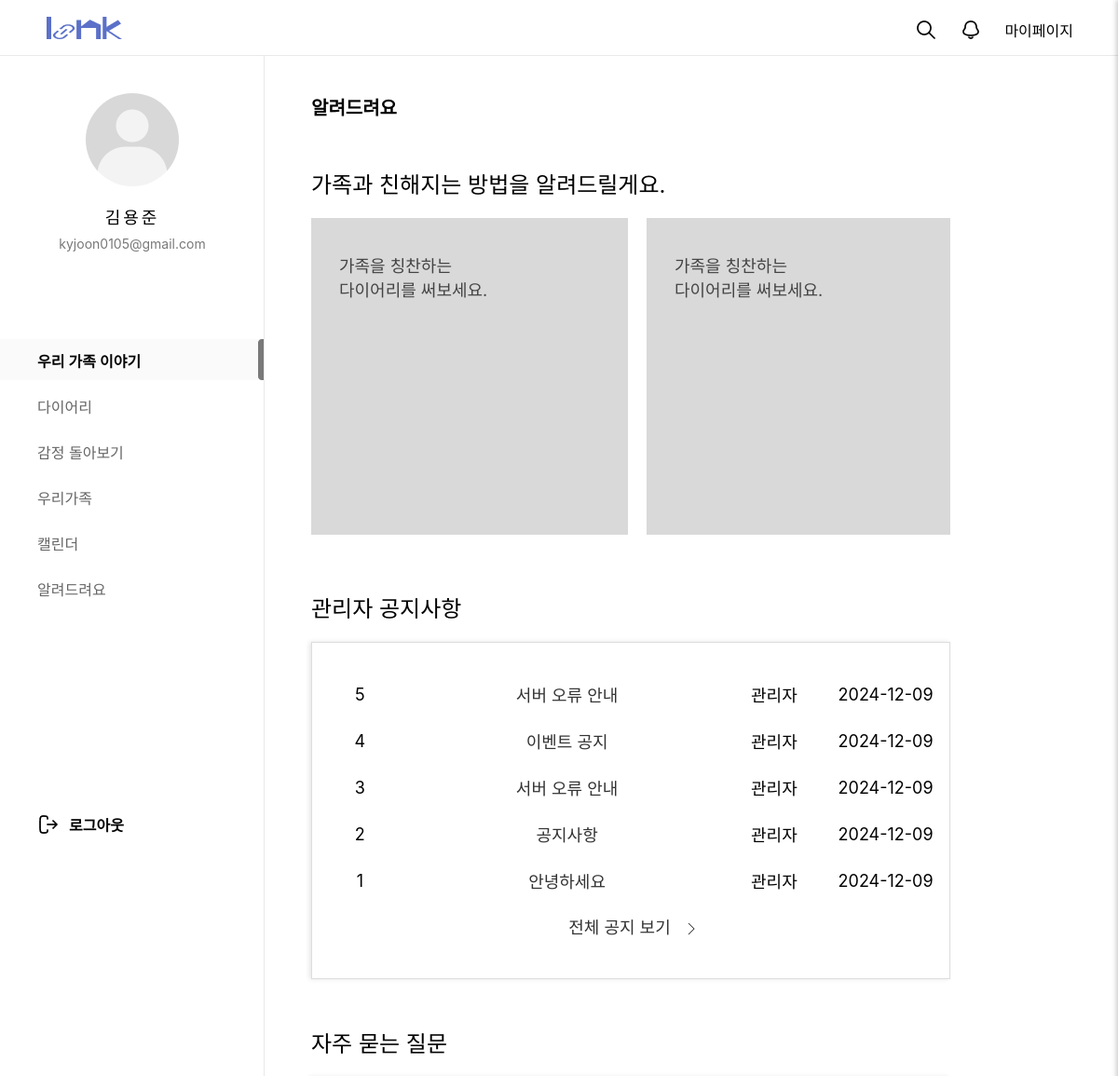
/customer/ (upper part), run on an earlier commit of the app's database.
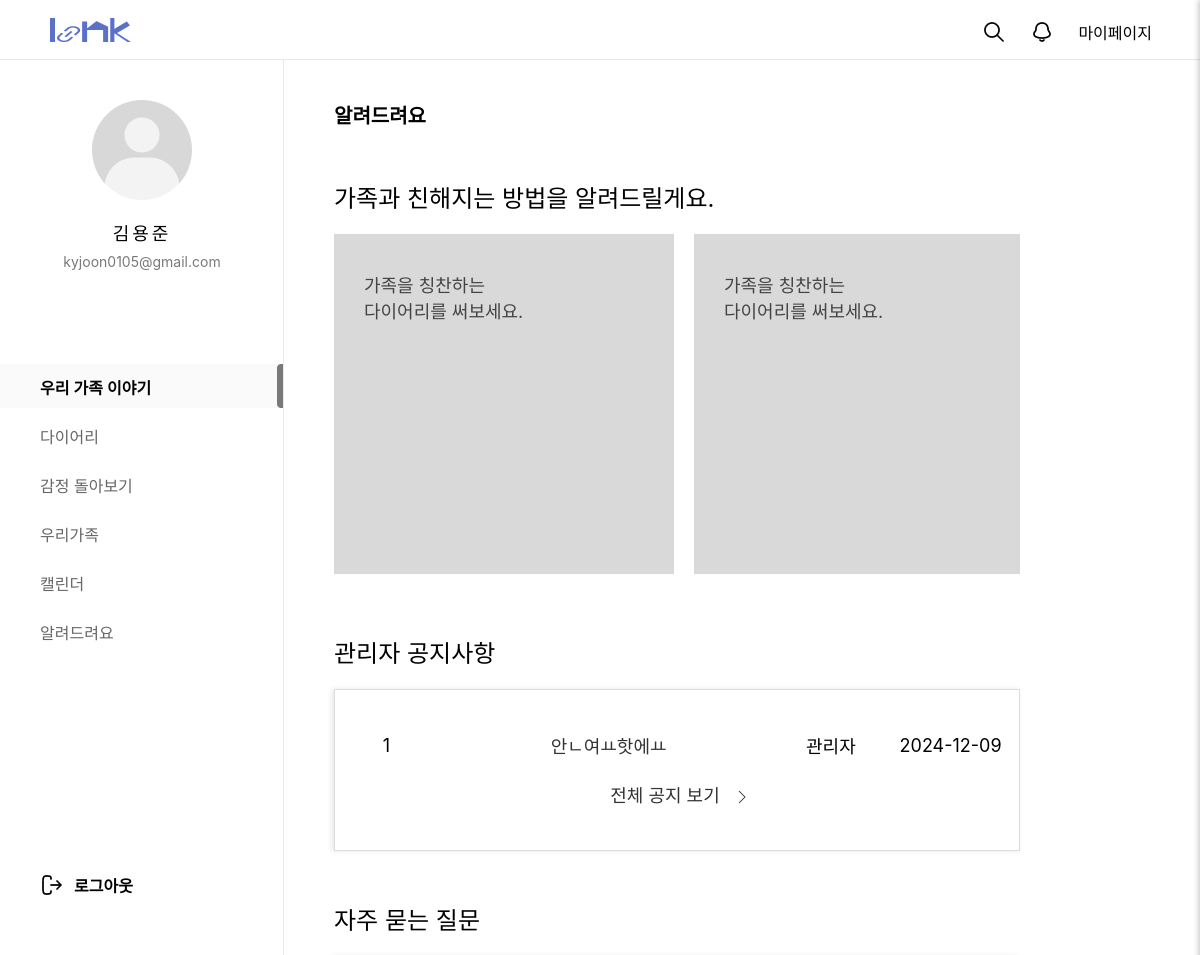
And on a later commit of the database.
### customer/models.py (models this page shows, shortened)
class NoticeBoard(models.Model):
  bno = models.AutoField(primary_key=True)
  member = models.CharField(max_length=100, default='관리자')
  btitle = models.CharField(max_length=1000)
  bcontent = models.TextField()
  bdate = models.DateTimeField(auto_now=True)
  bfile = models.ImageField(null=True, blank=True, upload_to='uploads/')
  like_members = models.ManyToManyField(Member, related_name='like_member',  blank=True)

### customer/views.py (the view)
# urls.py: path('', views.main, name="main"),
def main(request):
  qs = NoticeBoard.objects.order_by('-bno')[:5]
  context = {'notice_5':qs}
  return render(request, 'customer_service.html', context)

### customer/templates/customer_service.html (shortened to what this page needs)
{% extends 'main_navi_base.html' %}
{% load static %}
  {% block container-block%}
  <div id="container">
    <div id="customer_service_top">
      <h2>알려드려요</h2>
      <span>가족과 친해지는 방법을 알려드릴게요.</span>
      <div class="how_dairy">
        <div class="slider-item">
          <p>가족을 칭찬하는<br>다이어리를 써보세요.</p>
        </div>
        <div class="slider-item">
          <p>가족을 칭찬하는<br>다이어리를 써보세요.</p>
        </div>
      </div>
    </div>
    <div id="customer_service_notice">
      <span>관리자 공지사항</span>
      <div class="customer_service_notice_table">
        <table>
          <colgroup>
            <col style="width:15%;">
            <col style="width:50%;">
            <col style="width:15%;">
            <col style="width:20%;">
          </colgroup>
          {% for notice in notice_5%}
          <tr>
            <td>{{notice.bno}}</td>
            <td><a href="/customer/noticeview/{{notice.bno}}/">{{notice.btitle}}</a></td>
            <td>{{notice.member}}</td>
            <td>{{notice.bdate|date:'Y-m-d'}}</td>
          </tr>
          {% endfor %}
          <tr class="notice_list_last">
            <td colspan="4"><a href="/customer/noticelist/"><span>전체 공지 보기</span><img src="/static/images/customer/Expand_right_light.png" alt=""></a></td>
          </tr>
        </table>
      </div>
    </div>
    <div id="customer_service_qna">
      <span>자주 묻는 질문</span>
    </div>
  </div>
  {% endblock container-block%}

### home/templates/main_navi_base.html (shortened to what this page needs)
{% load static %}
<!DOCTYPE html>
<html lang="ko">
<head>
  <link rel="stylesheet" as="style" crossorigin href="https://cdn.jsdelivr.net/gh/orioncactus/pretendard@v1.3.9/dist/web/variable/pretendardvariable.min.css" />
	<link rel="stylesheet" href="{% static 'css/main_navi_base.css'%}">
  <link rel="stylesheet" href="{% static 'css/customer/customer_service.css'%}">
  <link rel="stylesheet" type="text/css" href="{% static 'css/customer/customer_notice_view.css'%}">
  <link rel="stylesheet" href="{% static 'css/customer/customer_notice_list.css'%}">
  <link rel="stylesheet" href="{% static 'css/emotion/emotion.css'%}">
  <link rel="stylesheet" href="{% static 'css/mypage/mypage_modi.css'%}">
</head>
<body>
</head>
<body>
	<div id="top_nav">
		<h1><a href="/main/index/"></a></h1>
		<ul class="top_menu">
			<li><a id="searchBtn"><img src="/static/images/home/search_icon.png" alt=""></a></li>
			<li><a id="notiBtn"><img src="/static/images/home/bell_off_icon.png" alt=""></a></li>
			<li><a href="/mypage/main/">마이페이지</a></li>
		</ul>
	</div>
	<div id="gnb">
		<div id="user_profile">
			<div id="pimg">
				<img src="/static/images/home/default_profile.png" alt="">
			</div>
			<p id="uName">김용준</p>
			<p id="uEmail">kyjoon0105@gmail.com</p>
		</div>
		<nav id="menu">
			<ul>
				<a href="#"><li class="menu_item active">우리 가족 이야기</li></a>
				<a href="/diary/diaryHome/"><li class="menu_item">다이어리</li></a>
				<a href="#"><li class="menu_item">감정 돌아보기</li></a>
				<a href="#"><li class="menu_item">우리가족</li></a>
				<a href="#"><li class="menu_item">캘린더</li></a>
				<a href="/customer/"><li class="menu_item">알려드려요</li></a>
			</ul>
		</nav>
		<div id="logout">
			<a href="#"><span>로그아웃</span></a>
		</div>
	</div>
	{% block container-block%}
	{% endblock container-block%}
</body>
</html>

### static/css/main_navi_base.css (style rules this page uses)
* { margin: 0; padding: 0; font-family: "Pretendard Variable", Pretendard, -apple-system, BlinkMacSystemFont, system-ui, Roboto, "Helvetica Neue", "Segoe UI", "Apple SD Gothic Neo", "Noto Sans KR", "Malgun Gothic", "Apple Color Emoji", "Segoe UI Emoji", "Segoe UI Symbol", sans-serif; }
a { text-decoration: none; color: inherit; cursor: pointer; }
ol, ul { list-style: none; }
#top_nav { width: 100%; height: 60px; background: #fff; border-bottom: 1px solid #E9E9E9; position: fixed; z-index: 100; }
#gnb { width: 284px; height: 100%; overflow-y: auto; position: fixed; top : 60px; border-right: 1px solid #E9E9E9; background: #fff; }
#user_profile { width: 284px; height: 264px; text-align: center; }
#uName { font-size: 18px; font-weight: 500; letter-spacing: 3px; line-height: 21px; margin-top:23px }
#uEmail { font-size: 14px; font-weight: 400; line-height: 17px; color: #797979; margin-top:9px }
#pimg { width: 100px; height: 100px; border-radius: 100%; overflow: hidden; margin: 40px auto 0; }
#pimg img { width: 100%; height: 100%; object-fit: cover; }
#menu ul { list-style: none; padding-left: 0; margin-bottom: 220px; }
#menu ul li { height: 44px; padding: 11px 0 11px 40px; margin-bottom: 5px; box-sizing: border-box; transition: background-color 0.3s, color 0.3s; }
.menu_item { font-size: 16px; font-weight: 400; color: #666; }
.menu_item.active { font-size: 16px; font-weight: 600; color: #000; background-color: #FAFAFA; background-image: url(/static/images/home/menu_bar.png); background-repeat: no-repeat; background-position: right center; }
#logout { font-size: 16px; font-weight: 600; margin-left: 40px; background-image: url(/static/images/home/logout_icon.png); background-repeat: no-repeat; background-position: left center; }
#logout span { margin-left: 34px; }
#top_nav>h1 { width: 81px; height: 24px; background: url('/static/images/home/logo_sample.png') no-repeat; position: absolute; left:50px; top:18px; }
.top_menu { display: flex; gap: 24px; justify-content: flex-end; margin-right: 48px; padding-top: 20px; box-sizing: border-box; }

### static/css/customer/customer_service.css (style rules this page uses)
* { margin: 0; padding: 0; box-sizing: border-box; font-family: "Pretendard Variable", Pretendard, -apple-system, BlinkMacSystemFont, system-ui, Roboto, "Helvetica Neue", "Segoe UI", "Apple SD Gothic Neo", "Noto Sans KR", "Malgun Gothic", "Apple Color Emoji", "Segoe UI Emoji", "Segoe UI Symbol", sans-serif; }
a { text-decoration: none; }
body, html { height: 100%; }
table, tr, td { border-collapse: collapse; color: #333; font-size: 14px; }
#container { width: 100%; min-height: 100vh; padding: 100px 180px 300px 334px; }
#customer_service_top { width: 100%; margin-bottom: 60px; overflow: hidden; position: relative; z-index: 10; }
#customer_service_top h2 { font-size: 20px; font-weight: medium; margin-bottom: 50px; }
#customer_service_top span { font-size: 24px; }
#customer_service_top .how_dairy { display: flex; transition: transform 0.3s ease-in-out; touch-action: pan-y; }
#customer_service_top .how_dairy div { background: #D9D9D9; min-width: 340px; height: 340px; margin: 20px 20px 0 0; }
#customer_service_top .how_dairy p { font-size: 18px; color: #444; width: 160px; height: 60px; margin: 37px 0 0 30px; }
#customer_service_notice { margin-bottom: 50px; }
#customer_service_notice span { font-size: 24px; }
.customer_service_notice_table { border: 1px solid #ddd; box-shadow: -2px 0 5px rgba(0, 0, 0, 0.1); margin-top: 20px; }
#customer_service_notice table { margin-top: 30px; margin-bottom: 30px; width: 100%; }
#customer_service_notice table td { height: 50px; font-size: 18px; color: #000; text-align: center; box-sizing: border-box; }
#customer_service_notice table td a { color: #333; }
#customer_service_notice .notice_list_last span { width: 130px; height: 24px; font-size: 18px; align-items: center; text-align: center; display: inline-block; }
.notice_list_last img { vertical-align: middle; }
.notice_list_last { justify-content: center; align-items: center; }
#customer_service_qna { margin-bottom: 50px; }
#customer_service_qna span { font-size: 24px; }

What changed in the data, as far as the page shows it:
removed NoticeBoard: bno "5", btitle "서버 오류 안내", member "관리자", bdate "2024-12-09"
removed NoticeBoard: bno "4", btitle "이벤트 공지", member "관리자", bdate "2024-12-09"
removed NoticeBoard: bno "3", btitle "서버 오류 안내", member "관리자", bdate "2024-12-09"
removed NoticeBoard: bno "2", btitle "공지사항", member "관리자", bdate "2024-12-09"
changed NoticeBoard "관리자": btitle "안녕하세요" → "안ㄴ여ㅛ핫에ㅛ"
